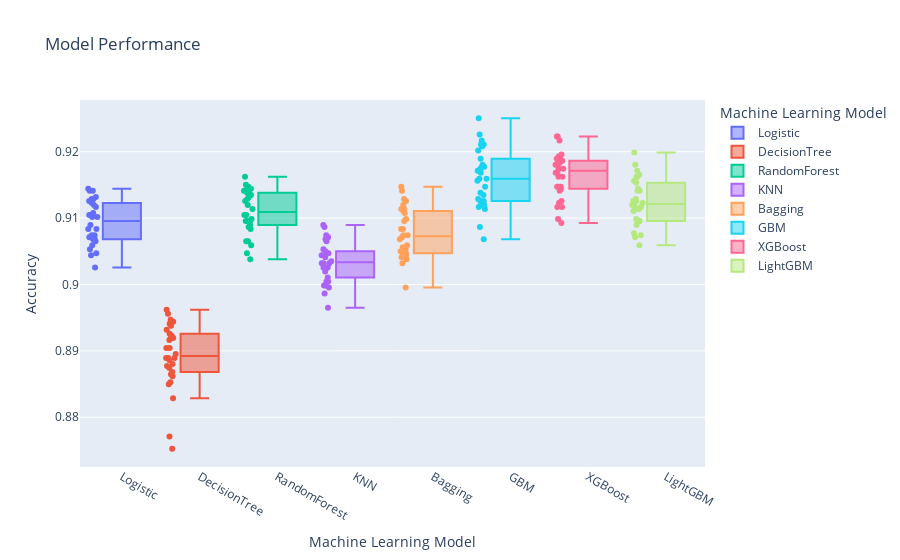

The cell this chart's notebook holds for it:
### Markdown cell above
Generate a box plot to check the evaluation of each model.

### Code cell
fig = px.box(classificationmod, x="Model", y="Score",color="Model",points='all',
labels={"Model": "Machine Learning Model",
        "Score": "Accuracy"
        },title="Model Performance")
fig.show()
fig.write_image("Boxplot.jpeg",engine="kaleido",format="png", width=1600, height=700, scale=0.75)

### Figure 1 — Plotly figure (JSON) as saved in the notebook; plotly's stock layout.template omitted (floating-point values rounded to 4 significant figures)
{"data": [{"alignmentgroup": "True", "boxpoints": "all", "hovertemplate": "Machine Learning Model=%{x}<br>Accuracy=%{y}<extra></extra>", "legendgroup": "Logistic", "marker": {"color": "#636efa"}, "name": "Logistic", "notched": false, "offsetgroup": "Logistic", "orientation": "v", "showlegend": true, "type": "box", "x": ["Logistic", "Logistic", "Logistic", "Logistic", "Logistic", "Logistic", "Logistic", "Logistic", "Logistic", "Logistic", "Logistic", "Logistic", "Logistic", "Logistic", "Logistic", "Logistic", "Logistic", "Logistic", "Logistic", "Logistic", "Logistic", "Logistic", "Logistic", "Logistic", "Logistic", "Logistic", "Logistic", "Logistic", "Logistic", "Logistic"], "x0": " ", "xaxis": "x", "y": [0.9071, 0.9126, 0.9074, 0.9117, 0.9129, 0.9026, 0.9108, 0.9074, 0.9105, 0.9102, 0.9105, 0.9053, 0.9123, 0.9132, 0.9047, 0.9102, 0.9141, 0.9044, 0.9068, 0.9144, 0.9065, 0.9083, 0.9141, 0.9059, 0.9068, 0.912, 0.9071, 0.9083, 0.9129, 0.909], "y0": " ", "yaxis": "y"}, {"alignmentgroup": "True", "boxpoints": "all", "hovertemplate": "Machine Learning Model=%{x}<br>Accuracy=%{y}<extra></extra>", "legendgroup": "DecisionTree", "marker": {"color": "#EF553B"}, "name": "DecisionTree", "notched": false, "offsetgroup": "DecisionTree", "orientation": "v", "showlegend": true, "type": "box", "x": ["DecisionTree", "DecisionTree", "DecisionTree", "DecisionTree", "DecisionTree", "DecisionTree", "DecisionTree", "DecisionTree", "DecisionTree", "DecisionTree", "DecisionTree", "DecisionTree", "DecisionTree", "DecisionTree", "DecisionTree", "DecisionTree", "DecisionTree", "DecisionTree", "DecisionTree", "DecisionTree", "DecisionTree", "DecisionTree", "DecisionTree", "DecisionTree", "DecisionTree", "DecisionTree", "DecisionTree", "DecisionTree", "DecisionTree", "DecisionTree"], "x0": " ", "xaxis": "x", "y": [0.8889, 0.8938, 0.8941, 0.8771, 0.892, 0.8944, 0.8956, 0.8932, 0.8889, 0.8895, 0.8926, 0.8853, 0.8886, 0.8962, 0.8889, 0.8753, 0.8917, 0.892, 0.885, 0.8877, 0.8923, 0.8947, 0.8904, 0.8868, 0.8829, 0.888, 0.8874, 0.8865, 0.8862, 0.8904], "y0": " ", "yaxis": "y"}, {"alignmentgroup": "True", "boxpoints": "all", "hovertemplate": "Machine Learning Model=%{x}<br>Accuracy=%{y}<extra></extra>", "legendgroup": "RandomForest", "marker": {"color": "#00cc96"}, "name": "RandomForest", "notched": false, "offsetgroup": "RandomForest", "orientation": "v", "showlegend": true, "type": "box", "x": ["RandomForest", "RandomForest", "RandomForest", "RandomForest", "RandomForest", "RandomForest", "RandomForest", "RandomForest", "RandomForest", "RandomForest", "RandomForest", "RandomForest", "RandomForest", "RandomForest", "RandomForest", "RandomForest", "RandomForest", "RandomForest", "RandomForest", "RandomForest", "RandomForest", "RandomForest", "RandomForest", "RandomForest", "RandomForest", "RandomForest", "RandomForest", "RandomForest", "RandomForest", "RandomForest"], "x0": " ", "xaxis": "x", "y": [0.9065, 0.9147, 0.912, 0.9065, 0.9126, 0.9047, 0.9132, 0.9138, 0.9141, 0.915, 0.9096, 0.9105, 0.9129, 0.9144, 0.9038, 0.9096, 0.9162, 0.9059, 0.9105, 0.9114, 0.909, 0.9135, 0.9141, 0.9096, 0.9096, 0.9083, 0.9086, 0.9135, 0.9099, 0.9144], "y0": " ", "yaxis": "y"}, {"alignmentgroup": "True", "boxpoints": "all", "hovertemplate": "Machine Learning Model=%{x}<br>Accuracy=%{y}<extra></extra>", "legendgroup": "KNN", "marker": {"color": "#ab63fa"}, "name": "KNN", "notched": false, "offsetgroup": "KNN", "orientation": "v", "showlegend": true, "type": "box", "x": ["KNN", "KNN", "KNN", "KNN", "KNN", "KNN", "KNN", "KNN", "KNN", "KNN", "KNN", "KNN", "KNN", "KNN", "KNN", "KNN", "KNN", "KNN", "KNN", "KNN", "KNN", "KNN", "KNN", "KNN", "KNN", "KNN", "KNN", "KNN", "KNN", "KNN"], "x0": " ", "xaxis": "x", "y": [0.9071, 0.9035, 0.9032, 0.8965, 0.9044, 0.9026, 0.9047, 0.9068, 0.9065, 0.9011, 0.8998, 0.9044, 0.9032, 0.9086, 0.9005, 0.902, 0.9041, 0.9005, 0.9053, 0.905, 0.9026, 0.8986, 0.9074, 0.909, 0.8998, 0.9047, 0.8995, 0.9026, 0.9032, 0.9047], "y0": " ", "yaxis": "y"}, {"alignmentgroup": "True", "boxpoints": "all", "hovertemplate": "Machine Learning Model=%{x}<br>Accuracy=%{y}<extra></extra>", "legendgroup": "Bagging", "marker": {"color": "#FFA15A"}, "name": "Bagging", "notched": false, "offsetgroup": "Bagging", "orientation": "v", "showlegend": true, "type": "box", "x": ["Bagging", "Bagging", "Bagging", "Bagging", "Bagging", "Bagging", "Bagging", "Bagging", "Bagging", "Bagging", "Bagging", "Bagging", "Bagging", "Bagging", "Bagging", "Bagging", "Bagging", "Bagging", "Bagging", "Bagging", "Bagging", "Bagging", "Bagging", "Bagging", "Bagging", "Bagging", "Bagging", "Bagging", "Bagging", "Bagging"], "x0": " ", "xaxis": "x", "y": [0.9047, 0.9096, 0.9059, 0.9044, 0.912, 0.9038, 0.9071, 0.9114, 0.9083, 0.9114, 0.9129, 0.9056, 0.9044, 0.9108, 0.9053, 0.9111, 0.9147, 0.8995, 0.905, 0.9032, 0.9041, 0.9126, 0.9141, 0.9068, 0.9044, 0.9099, 0.9083, 0.9074, 0.9074, 0.905], "y0": " ", "yaxis": "y"}, {"alignmentgroup": "True", "boxpoints": "all", "hovertemplate": "Machine Learning Model=%{x}<br>Accuracy=%{y}<extra></extra>", "legendgroup": "GBM", "marker": {"color": "#19d3f3"}, "name": "GBM", "notched": false, "offsetgroup": "GBM", "orientation": "v", "showlegend": true, "type": "box", "x": ["GBM", "GBM", "GBM", "GBM", "GBM", "GBM", "GBM", "GBM", "GBM", "GBM", "GBM", "GBM", "GBM", "GBM", "GBM", "GBM", "GBM", "GBM", "GBM", "GBM", "GBM", "GBM", "GBM", "GBM", "GBM", "GBM", "GBM", "GBM", "GBM", "GBM"], "x0": " ", "xaxis": "x", "y": [0.9135, 0.9156, 0.9181, 0.9147, 0.9211, 0.9068, 0.9175, 0.9168, 0.9202, 0.9126, 0.9171, 0.9114, 0.9159, 0.9208, 0.912, 0.9123, 0.9217, 0.9086, 0.9138, 0.9226, 0.9117, 0.912, 0.9178, 0.9129, 0.9126, 0.9159, 0.9178, 0.925, 0.9211, 0.919], "y0": " ", "yaxis": "y"}, {"alignmentgroup": "True", "boxpoints": "all", "hovertemplate": "Machine Learning Model=%{x}<br>Accuracy=%{y}<extra></extra>", "legendgroup": "XGBoost", "marker": {"color": "#FF6692"}, "name": "XGBoost", "notched": false, "offsetgroup": "XGBoost", "orientation": "v", "showlegend": true, "type": "box", "x": ["XGBoost", "XGBoost", "XGBoost", "XGBoost", "XGBoost", "XGBoost", "XGBoost", "XGBoost", "XGBoost", "XGBoost", "XGBoost", "XGBoost", "XGBoost", "XGBoost", "XGBoost", "XGBoost", "XGBoost", "XGBoost", "XGBoost", "XGBoost", "XGBoost", "XGBoost", "XGBoost", "XGBoost", "XGBoost", "XGBoost", "XGBoost", "XGBoost", "XGBoost", "XGBoost"], "x0": " ", "xaxis": "x", "y": [0.9181, 0.9181, 0.9162, 0.9162, 0.9193, 0.9093, 0.9187, 0.9217, 0.9168, 0.9187, 0.9175, 0.9147, 0.9184, 0.9223, 0.9141, 0.9099, 0.9223, 0.9126, 0.9147, 0.9193, 0.9117, 0.9147, 0.9175, 0.9117, 0.9123, 0.9187, 0.9168, 0.919, 0.9196, 0.9144], "y0": " ", "yaxis": "y"}, {"alignmentgroup": "True", "boxpoints": "all", "hovertemplate": "Machine Learning Model=%{x}<br>Accuracy=%{y}<extra></extra>", "legendgroup": "LightGBM", "marker": {"color": "#B6E880"}, "name": "LightGBM", "notched": false, "offsetgroup": "LightGBM", "orientation": "v", "showlegend": true, "type": "box", "x": ["LightGBM", "LightGBM", "LightGBM", "LightGBM", "LightGBM", "LightGBM", "LightGBM", "LightGBM", "LightGBM", "LightGBM", "LightGBM", "LightGBM", "LightGBM", "LightGBM", "LightGBM", "LightGBM", "LightGBM", "LightGBM", "LightGBM", "LightGBM", "LightGBM", "LightGBM", "LightGBM", "LightGBM", "LightGBM", "LightGBM", "LightGBM", "LightGBM", "LightGBM", "LightGBM"], "x0": " ", "xaxis": "x", "y": [0.9114, 0.9199, 0.9099, 0.9077, 0.9162, 0.909, 0.9162, 0.9153, 0.912, 0.9129, 0.9141, 0.9096, 0.9126, 0.9126, 0.9096, 0.9114, 0.9171, 0.9096, 0.9111, 0.912, 0.9074, 0.9144, 0.9141, 0.9071, 0.9059, 0.9123, 0.9117, 0.9156, 0.9165, 0.9181], "y0": " ", "yaxis": "y"}], "layout": {"boxmode": "overlay", "legend": {"title": {"text": "Machine Learning Model"}, "tracegroupgap": 0}, "title": {"text": "Model Performance"}, "xaxis": {"anchor": "y", "categoryarray": ["Logistic", "DecisionTree", "RandomForest", "KNN", "Bagging", "GBM", "XGBoost", "LightGBM"], "categoryorder": "array", "domain": [0, 1], "title": {"text": "Machine Learning Model"}}, "yaxis": {"anchor": "x", "domain": [0, 1], "title": {"text": "Accuracy"}}}}
